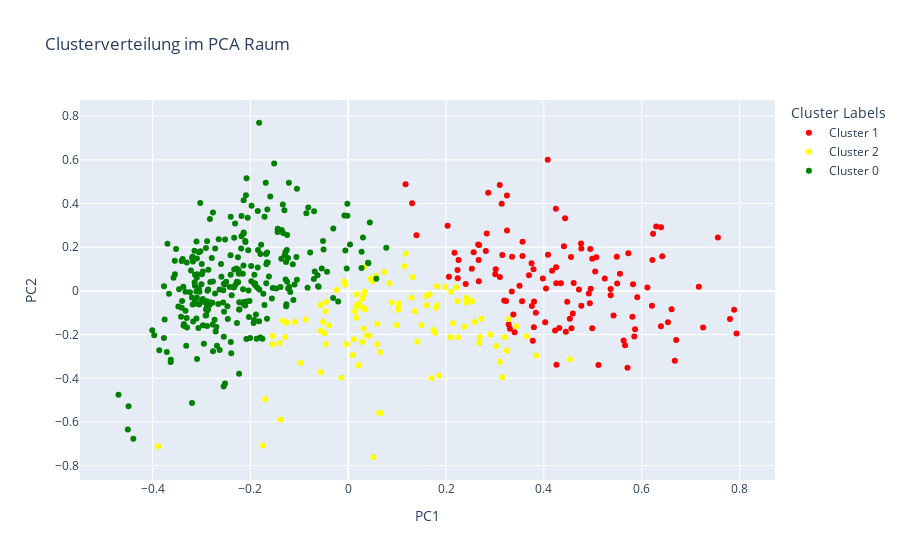

Here is the notebook cell this chart was saved with:
### Markdown cell above
Interaktive Visualisierung der PCA Cluster.

PC1 beschreibt vor allem Alters- und Schwangerschaftsunterschiede,

während PC2 Stoffwechsel- und Blutdruckwerte bündelt (z. B. Glucose, BMI, SkinThickness, BloodPressure).

### Code cell
import plotly.express as px
import pandas as pd

# PCA DataFrame mit PC1, PC2, PC3 und Cluster
pca_plot_df = pca3_df.copy()
pca_plot_df["PC1"] = pca_plot_df["PC1"]
pca_plot_df["PC2"] = pca_plot_df["PC2"]
pca_plot_df["Class"] = pca_plot_df["Cluster"]

# Labels umbenennen wie in deinem Beispiel
pca_plot_df.loc[pca_plot_df["Class"] == 0, "Class"] = "Cluster 0"
pca_plot_df.loc[pca_plot_df["Class"] == 1, "Class"] = "Cluster 1"
pca_plot_df.loc[pca_plot_df["Class"] == 2, "Class"] = "Cluster 2"

fig = px.scatter(
    pca_plot_df,
    x="PC1",
    y="PC2",
    color="Class",
    title="Clusterverteilung im PCA Raum",
    color_discrete_map={
        "Cluster 0": "Green",
        "Cluster 1": "Red",
        "Cluster 2": "Yellow"
    }
)

fig.update_layout(legend_title_text="Cluster Labels")
fig.show()
